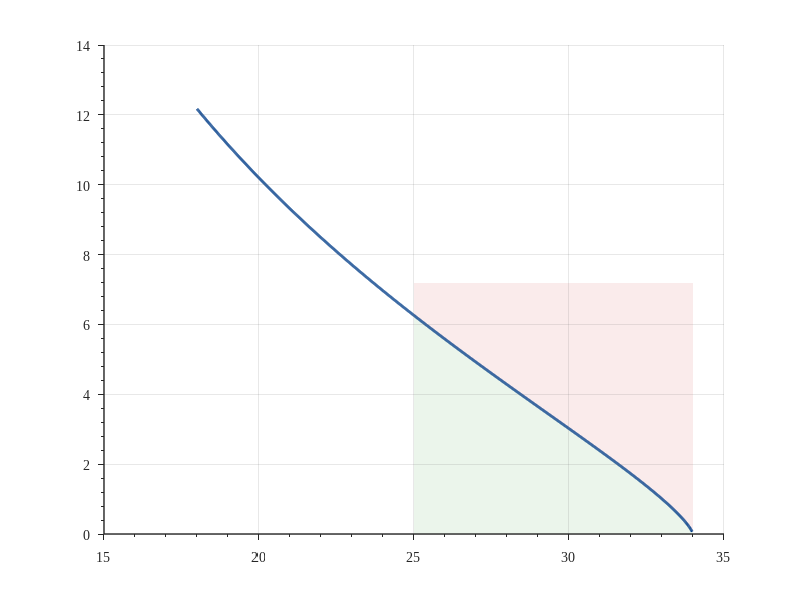

Reproduce this figure in MATLAB. (Note: this script raises an error after producing the figure.)
%% plot_fig_3_7_criterion_parameter_space.m
% 图3-7：色散效应工程判据的参数空间约束（不可能三角）
% 优化目标：博士论文出版级画质（LaTeX字体、矢量配色、精细标注）
% 生成日期：2026-01-24
% 对应章节：3.4.2 色散效应忽略阈值的理论推导与工程界定

clear; clc; close all;

%% 1. 全局绘图参数设置（Publication Standards）
fig_width = 16;                 % cm
fig_height = 10;                % cm
font_en = 'Times New Roman';    % 英文字体
font_cn = 'SimHei';             % 中文字体
font_size_base = 10;            % 基础字号

% 颜色定义（RGB 归一化）
color_curve = [0, 60, 136]/255;     % 深蓝 - 主曲线
color_safe = [235, 245, 235]/255;   % 淡绿 - 安全区
color_fail = [250, 235, 235]/255;   % 淡红 - 失效区
color_typ = [200, 30, 30]/255;      % 深红 - 典型工况点
color_text = [0.15, 0.15, 0.15];    % 深灰 - 文字

%% 2. 物理模型计算
c = 3e8;
f0 = 34e9;
d = 0.15;
tau_0 = d/c;
eta_th = 1;

f_p_range = linspace(18e9, 37e9, 1200); % 扩展范围以平滑曲线
B_max = nan(size(f_p_range));

for i = 1:numel(f_p_range)
    f_p = f_p_range(i);
    ratio = f_p / f0;
    if ratio >= 0.9995
        continue;
    end

    % eta 线性化单位值（B = 1 Hz 时）
    eta_unit = (1/f0) * ratio^2 / (1 - ratio^2)^(3/2);

    % eta 与带宽成正比：B^2 * eta_unit * tau_0 = 1
    B_max(i) = sqrt(eta_th / (eta_unit * tau_0));
end

% 数据清洗（去除 NaN 与无穷）
valid_idx = ~isnan(B_max) & ~isinf(B_max);
f_p_plot = f_p_range(valid_idx) / 1e9;
B_max_plot = B_max(valid_idx) / 1e9;

%% 2.1 两种工况的 ξ 值计算与打印
B_sys_Hz = 3e9;   % 系统带宽 (Hz)，与图中 B_sys = 3 GHz 一致
f_p_A = 29e9;     % Case A 截止频率 (Hz)
f_p_B = 33.5e9;   % Case B 截止频率 (Hz)
ratio_A = f_p_A / f0;
ratio_B = f_p_B / f0;
eta_unit_A = (1/f0) * ratio_A^2 / (1 - ratio_A^2)^(3/2);
eta_unit_B = (1/f0) * ratio_B^2 / (1 - ratio_B^2)^(3/2);
eta_A = B_sys_Hz * eta_unit_A;
eta_B = B_sys_Hz * eta_unit_B;
xi_A = B_sys_Hz * eta_A * tau_0;
xi_B = B_sys_Hz * eta_B * tau_0;

fprintf('工况 A (f_p = 29 GHz, B = 3 GHz): ξ_A = B·η·τ_0 = %.4f\n', xi_A);
fprintf('工况 B (f_p = 33.5 GHz, B = 3 GHz): ξ_B = B·η·τ_0 = %.4f\n', xi_B);

%% 3. 绘图层级构建
figure('Units', 'centimeters', 'Position', [5, 5, fig_width, fig_height], 'Color', 'w');
ax = gca;
hold on;

% --- A. 绘制背景区域 ---
y_limit_max = 7.2; 
x_limit_min = 25;
x_limit_max = 34;

% 裁剪到显示区间，避免填充区域出现空白
in_view = f_p_plot >= x_limit_min & f_p_plot <= x_limit_max;
f_p_view = f_p_plot(in_view);
B_view = B_max_plot(in_view);

% 安全区（下部）
x_poly_safe = [x_limit_min, f_p_view, x_limit_max, x_limit_max, x_limit_min];
y_poly_safe = [0, B_view, B_view(end), 0, 0];
fill(x_poly_safe, y_poly_safe, color_safe, 'EdgeColor', 'none', 'FaceAlpha', 1);

% 失效区（上部）
x_poly_fail = [x_limit_min, f_p_view, x_limit_max, x_limit_max, x_limit_min];
y_poly_fail = [y_limit_max, B_view, B_view(end), y_limit_max, y_limit_max];
fill(x_poly_fail, y_poly_fail, color_fail, 'EdgeColor', 'none', 'FaceAlpha', 1);

% --- B. 网格与边框 ---
grid on;
set(ax, 'Layer', 'top', ...
    'GridColor', [0.4, 0.4, 0.4], ...
    'GridAlpha', 0.15, ...
    'LineWidth', 1.0, ...
    'TickDir', 'out', ...
    'FontName', font_en, ...
    'FontSize', font_size_base, ...
    'XMinorTick', 'on', 'YMinorTick', 'on');

% --- C. 主曲线 ---
plot(f_p_plot, B_max_plot, 'LineWidth', 2.0, 'Color', color_curve);

% --- D. 关键数据点 ---
% （已移除 f_p=20/30 GHz 的通用标记，改为针对 Case B 的临界点标注）

% 系统带宽参考线（贯穿全图）
B_sys = 3;
yline(B_sys, '--', 'Color', [0.6, 0.6, 0.6], 'LineWidth', 0.8);
text(x_limit_min + 0.2, B_sys + 0.25, '系统带宽 B = 3 GHz', ...
    'FontName', font_cn, 'FontSize', 8, 'Color', [0.45, 0.45, 0.45]);

% 典型工况点（29 GHz, 3 GHz）- 安全区内
f_typ = 29; B_typ = B_sys;
plot([f_typ, f_typ], [0, B_typ], '--', 'Color', [0.6, 0.6, 0.6], 'LineWidth', 0.8);
h_pt_safe = plot(f_typ, B_typ, 'o', 'MarkerSize', 7, ...
    'MarkerFaceColor', color_typ, 'MarkerEdgeColor', 'none');
text(f_typ - 0.3, B_typ - 0.4, 'Case A', ...
    'FontName', font_en, 'FontSize', 9, 'FontWeight', 'bold', ...
    'Color', color_typ, 'HorizontalAlignment', 'right');

% 失效工况点（33.5 GHz, 3 GHz）- 失效区内
f_fail = 33.5; B_fail = B_sys;
plot([f_fail, f_fail], [0, B_fail], '--', 'Color', [0.6, 0.6, 0.6], 'LineWidth', 0.8);
h_pt_fail = plot(f_fail, B_fail, 'v', 'MarkerSize', 7, ...
    'MarkerFaceColor', color_curve, 'MarkerEdgeColor', 'none');
text(f_fail - 0.2, B_fail + 0.6, 'Case B', ...
    'FontName', font_en, 'FontSize', 9, 'FontWeight', 'bold', ...
    'Color', color_curve, 'HorizontalAlignment', 'right');

% Case B 对应的允许最大带宽（判据曲线交点）
B_fail_max = interp1(f_p_plot, B_max_plot, f_fail, 'linear', 'extrap');
plot(f_fail, B_fail_max, 's', 'MarkerSize', 6, ...
    'MarkerFaceColor', 'w', 'MarkerEdgeColor', color_curve, 'LineWidth', 1.1);
text(f_fail - 0.4, B_fail_max + 0.2, ...
    sprintf('B_{max} \\approx %.2f GHz', B_fail_max), ...
    'FontName', font_en, 'FontSize', 7.5, 'Color', color_curve, ...
    'HorizontalAlignment', 'right');

% --- E. 区域文字标注 ---
text(30.8, 6.4, '失效区 (Failure Zone)', ...
    'FontName', font_cn, 'FontSize', 11, 'Color', [0.6, 0.2, 0.2], 'FontWeight', 'bold', 'HorizontalAlignment', 'center');
text(30.8, 5.8, '$\xi > 1$', ...
    'Interpreter', 'latex', 'FontSize', 12, 'Color', [0.6, 0.2, 0.2], 'HorizontalAlignment', 'center');

text(26.8, 1.7, '安全区 (Safe Zone)', ...
    'FontName', font_cn, 'FontSize', 11, 'Color', [0.1, 0.5, 0.1], 'FontWeight', 'bold', 'HorizontalAlignment', 'center');
text(26.8, 1.2, '$\xi < 1$', ...
    'Interpreter', 'latex', 'FontSize', 12, 'Color', [0.1, 0.5, 0.1], 'HorizontalAlignment', 'center');

%% 4. 坐标轴与标题
xlabel('截止频率 f_p (GHz)', 'Interpreter', 'tex', 'FontName', font_cn, 'FontSize', 11);
ylabel('允许最大带宽 B_{max} (GHz)', 'Interpreter', 'tex', 'FontName', font_cn, 'FontSize', 11);

% 标题（论文最终版可注释掉）
% title('色散效应工程判据约束曲线', 'FontName', font_cn, 'FontSize', 12);

xlim([x_limit_min, x_limit_max]);
ylim([0, y_limit_max]);

legend([h_pt_safe, h_pt_fail], {'典型透射诊断工况', '失效工况'}, ...
    'FontName', font_cn, 'FontSize', 9, 'Location', 'northeast', 'Box', 'on');

%% 5. 高清输出
output_dir = fullfile(fileparts(mfilename('fullpath')), '..', 'figures');
if ~exist(output_dir, 'dir')
    mkdir(output_dir);
end

export_thesis_figure(gcf, '图3-7_色散判据_PhD版本', 14, 300, 'SimHei');

fprintf('✓ 博士论文标准插图已生成。\n');
